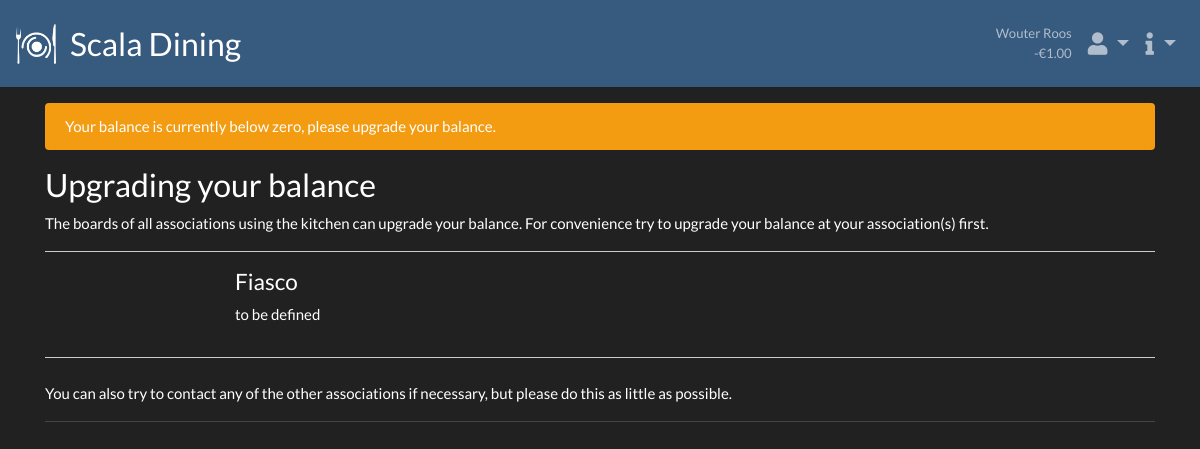
The page /site/upgrade_instructions/ (signed in) on the database its author committed.
### userdetails/models.py (models this page shows, shortened)
class User(AbstractUser):
    email = models.EmailField("email address", unique=True)
    def __str__(self):
        return "{} {}".format(self.first_name, self.last_name).strip() or "@{}".format(self.username)
    @cached_property
    def boards(self):
        return Association.objects.filter(user=self).all()
    @cached_property
    def requires_action(self):
        for board in self.boards:
            if board.requires_action:
                return True
        return False
    @cached_property
    def requires_information_updates(self):
        from general.views import SiteUpdateView
        return SiteUpdateView.has_new_update(self)
    @cached_property
    def requires_information_rules(self):
        from general.views import RulesPageView
        return RulesPageView.has_new_update(self)
    def has_any_perm(self):
        for group in self.groups.all():
            if group.permissions.count() > 0:
                return True
        if self.user_permissions.count() > 0:
            return True
        return False
    def has_admin_site_access(self):
        return self.is_active and (self.has_any_perm() or self.is_superuser)
    def get_verified_memberships(self):
        return self.usermembership_set.filter(is_verified=True)
    def has_min_balance_exception(self):
        exceptions = [membership.association.has_min_exception for membership in self.get_verified_memberships()]
        return True in exceptions

class Association(Group):
    slug = models.SlugField(max_length=10)
    image = models.ImageField(blank=True, null=True)
    icon_image = models.ImageField(blank=True, null=True)
    is_choosable = models.BooleanField(default=True,
                                       help_text="If checked, this association can be chosen as membership by users.")
    has_min_exception = models.BooleanField(default=False,
                                            help_text="If checked, this association has an exception to the minimum balance.")
    social_app = models.ForeignKey(SocialApp, on_delete=models.PROTECT, null=True, blank=True,
                                   help_text="A user automatically becomes member of the association "
                                             "if they sign up using this social app.")
    balance_update_instructions = models.TextField(max_length=512, default="to be defined")
    has_site_stats_access = models.BooleanField(default=False)

### creditmanagement/models.py (models this page shows, shortened)
class Account(models.Model):
    user = models.OneToOneField(User, on_delete=models.CASCADE, blank=True, null=True)
    association = models.OneToOneField(Association, on_delete=models.CASCADE, blank=True, null=True)
    SPECIAL_ACCOUNTS = [
        ('kitchen_cost', 'Kitchen cost'),
    ]
    SPECIAL_ACCOUNT_DESCRIPTION = {
        'kitchen_cost': "Account which receives the kitchen payments. "
                        "The balance indicates the money that is payed for kitchen usage "
                        "(minus withdraws from this account).",
    }
    special = models.CharField(max_length=30, unique=True, blank=True, null=True, default=None, choices=SPECIAL_ACCOUNTS)
    def get_balance(self) -> Decimal:
        tx = Transaction.objects.filter_valid()
        source_sum = tx.filter(source=self).aggregate(sum=Sum('amount'))['sum'] or Decimal('0.00')
        target_sum = tx.filter(target=self).aggregate(sum=Sum('amount'))['sum'] or Decimal('0.00')
        return target_sum - source_sum
    get_balance.short_description = "Balance"  # (used in admin site)

### general/views.py (the view)
# urls.py: path('upgrade_instructions/', views.UpgradeBalanceInstructionsView.as_view(), name='upgrade_instructions'),
class UpgradeBalanceInstructionsView(TemplateView):
    template_name = "credit_management/balance_upgrade_instructions.html"
    def get_context_data(self, **kwargs):
        context = super().get_context_data(**kwargs)
        if self.request.user.is_authenticated:
            associations = Association.objects.order_by('slug')
            context['user_associations'] = associations.filter(usermembership__related_user=self.request.user)
            context['other_associations'] = associations. \
                exclude(id__in=context['user_associations'].values_list('id', flat=True))
        else:
            context['other_associations'] = Association.objects.all()
        return context

### creditmanagement/models.py (called while the page is built)
    def filter_valid(self):
        return self.filter(cancelled__isnull=True)

### creditmanagement/templatetags/credit_tags.py (called while the page is built)
@register.filter
def euro(value):
    amount = "{:.2f}".format(abs(value))
    v = "{}€{}".format('-' if value < 0 else '', amount)
    return mark_safe(v)

### general/models.py (called while the page is built)
    @classmethod
    def __get_page_int__(cls, page_name):
        page_name = page_name.lower()
        if page_name == "updates":
            return 1
        if page_name == "rules":
            return 2
        return None

    @classmethod
    def get_latest_visit(cls, page_name, user, update=False):
        if update:
            latest_visit_obj, created = cls.objects.get_or_create(user=user, page=cls.__get_page_int__(page_name))
        else:
            try:
                latest_visit_obj = cls.objects.get(user=user, page=cls.__get_page_int__(page_name))
            except cls.DoesNotExist:
                return None
        timestamp = latest_visit_obj.timestamp
        if update:
            latest_visit_obj.timestamp = timezone.now()
            latest_visit_obj.save()
        return timestamp

### general/views.py (called while the page is built)
    @staticmethod
    def has_new_update(user):
        visit_timestamp = PageVisitTracker.get_latest_visit('updates', user)
        if visit_timestamp is None:
            return False
        return SiteUpdate.objects.latest('date').date > visit_timestamp

    @staticmethod
    def has_new_update(user):
        visit_timestamp = PageVisitTracker.get_latest_visit('rules', user)
        if visit_timestamp is None:
            return False
        return RulesPageView.change_date > visit_timestamp

### scaladining/context_processors.py (called while the page is built)
def scala(request):
    return {'MINIMUM_BALANCE_FOR_DINING_SIGN_UP': settings.MINIMUM_BALANCE_FOR_DINING_SIGN_UP}

### assets/templates/credit_management/balance_upgrade_instructions.html (shortened to what this page needs)
{% extends 'base.html' %}
{% load static %}
{% block head %}
    <link rel="stylesheet" href="{% static 'css/dining_v2.css' %}">
{% endblock %}
{% block content %}
    <h3>
        Upgrading your balance
    </h3>
    <p>
        The boards of all associations using the kitchen can upgrade your balance.
        For convenience try to upgrade your balance at your association(s) first.
    </p>
    {% if user_associations %}
        {% for association in user_associations %}
            {% include "credit_management/balance_upgrade_assoc_snippet.html" %}
        {% endfor %}
        <hr>
        <p class="mt-4">
            You can also try to contact any of the other associations if necessary, but please do this as little as
            possible.
        </p>
    {% endif %}
    <hr style="border-color: #444;">
{% endblock %}

### assets/templates/base.html (shortened to what this page needs)
{% extends 'base_no_navbar.html' %}
{% load credit_tags %}
{% load static %}
{% block body %}
    <nav class="navbar navbar-expand navbar-dark bg-primary">
        <a href="{% url 'index' %}" class="navbar-brand mr-auto">
            <img src="{% static "images/Scala_dining.png" %}" height="40" alt="Scala Dining">
            <span class="h3 d-none d-lg-inline"
                  style="line-height: 40px; vertical-align: middle; margin: 0 0 0 10px"> Scala Dining</span>
        </a>
        {% with justify="d-flex justify-content-between align-items-center" %}
            {% if user.is_authenticated %}
                <span class="navbar-text small text-right px-2">
                    {{ user }}<br>
                    {{ user.account.get_balance|euro }}
                </span>
                <div class="navbar-nav">
                    <div class="nav-item dropdown">
                        <a class="nav-link dropdown-toggle h4 mb-0" href="#" data-toggle="dropdown">
                            <i class="fas fa-user"></i>
                        </a>
                    </div>
                    <div class="nav-item dropdown">
                        <a class="nav-link dropdown-toggle h4 mb-0" href="#" data-toggle="dropdown">
                            <i class="fas fa-info"></i>
                        </a>
                    </div>
                </div>
            {% endif %}
        {% endwith %}
    </nav>
    <div class="container mt-3 mb-5">
        {% include 'snippets/negative_balance_alert.html' %}
        {% block content %}{% endblock %}
    </div>
{% endblock %}

### assets/templates/credit_management/balance_upgrade_assoc_snippet.html
<hr style="{% if border_color %}border-color: {{ border_color }};{% endif %}">
<div class="row">
    <div class="col-md-2 d-none d-md-flex justify-content-center">
        {% if association.image %}
            <div class="slot_image w-100" style="background-image: url({{ association.image.url }});">
            </div>
        {% endif %}
    </div>
    <div class="col-md-10">
        <h4>{{ association.name }}</h4>
        <p>{{ association.balance_update_instructions|linebreaksbr }}</p>
    </div>
</div>

### assets/static/css/custom.css (style rules this page uses)
body { background-color: #212121; }

### assets/static/css/dining_v2.css (style rules this page uses)
.slot_image { background-size: contain; background-repeat: no-repeat; background-position: center; }
hr { border-top: 1px solid #ccc; }

### rows shown on the page
User: first_name+last_name "Wouter Roos", account.get_balance|euro "-€1.00"
Association: name "Fiasco", balance_update_instructions "to be defined"
